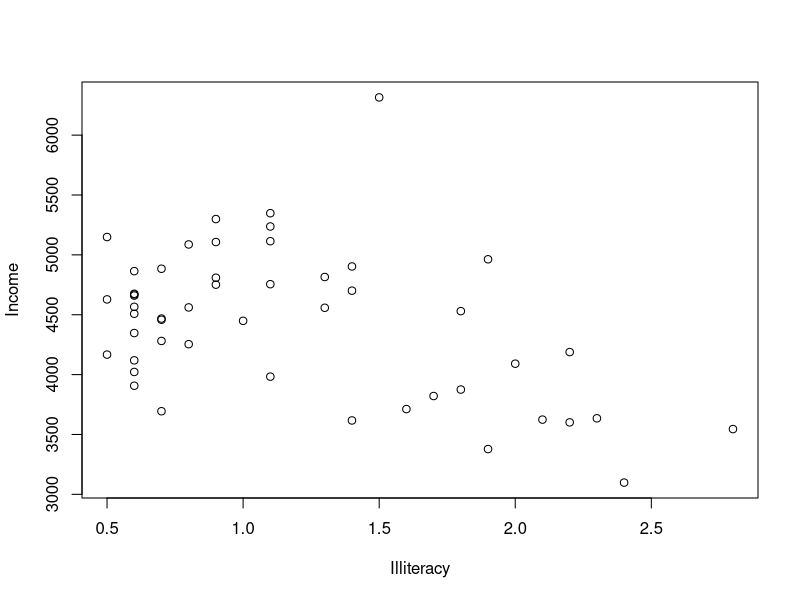
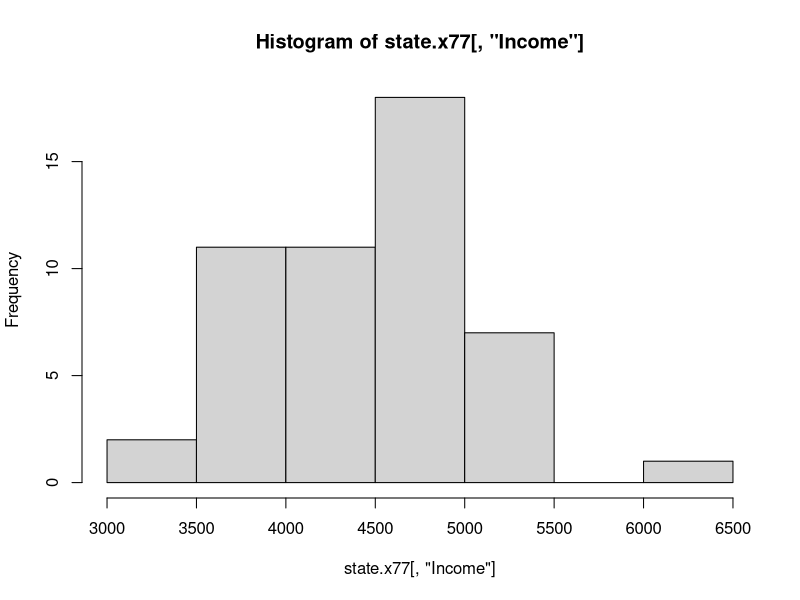

The R script that drew these images, in order: (Note: this script raises an error after producing the figures.)
## ---- chunk 1
49 * 48 * 47 * 46 * 45 * 44 / (6 * 5 * 4 * 3 * 2 * 1)
## ---- chunk 2
factorial(49) / (factorial(6) * factorial(49-6))
## ---- chunk 3
lottery <- factorial(49) / (factorial(6) * factorial(49-6))
## ---- chunk 4
lottery
## ---- chunk 5
1 / lottery
## ---- chunk 6
10 / lottery
## ---- chunk 7
(1 / lottery)^2
## ---- chunk 8
n <- c(1, 2, 3, 4, 5, 6, 7, 8, 9, 10)
## ---- chunk 9
n <- 1:10
## ---- chunk 10
n / lottery
## ---- chunk 11
n <- 30:40
## ---- chunk 12
n[1]
n[5:8]
## ---- chunk 13
length(n)
## ---- chunk 14
sum(n)
## ---- chunk 15
median(n)
## ---- chunk 16
rm(lottery)
## ---- chunk 17
head(state.x77)
## ---- chunk 18
tail(state.x77)
## ---- chunk 19
dim(state.x77)
## ---- chunk 20
Alaska_Life_Exp <- state.x77[2, 4]
ffrc <- state.x77[1:4, 1:4]
Population <- state.x77[ , 1]
## ---- chunk 21
cor(state.x77[, "Income"], state.x77[, "Illiteracy"])
## ---- chunk 22
plot(Income ~ Illiteracy, state.x77)
## ---- chunk 23
hist(state.x77[, "Income"])
## ---- chunk 24
phen <- read.csv("../data/example_data/phen.csv", stringsAsFactors=FALSE)
## ---- chunk 25
head(phen)
## ---- chunk 26
dim(phen)
## ---- chunk 27
class(phen)
## ---- chunk 28
class(state.x77)
## ---- chunk 29
class(phen$IID)
## ---- chunk 30
class(phen$BMI)
## ---- chunk 31
mean(phen$DBP)
mean(phen[,"DBP"])
mean(phen[,4])
mean(phen[["DBP"]])
mean(phen[[4]])
## ---- chunk 32
library(readstata13)
## ---- chunk 33
phen <- read.dta13("../data/example_data/phen.dta")
## ---- chunk 34
monty <- function()
{
    doors <- 1:3 # initialize the doors behind one of which is a good prize
    win <- 0 # to keep track of number of wins
 
    prize <- sample(1:3, 1) # randomize which door has the good prize
    guess <- sample(1:3, 1) # guess a door at random
 
    ## Reveal one of the doors you didn't pick which has a goat
    if(prize != guess) {
        reveal <- doors[-c(prize,guess)]
    } else {
        reveal <- sample(doors[-c(prize,guess)], 1)
    }

    ## Stay with your initial guess or switch
    switch_guess <- doors[-c(reveal,guess)]
    stay_guess <- guess        

    ## Did you win?
    win <- ifelse(switch_guess == prize, "switch", "stay")

    ## return results
    result <- data.frame(
        prize = prize,
        guess = guess,
        win = win,
        stringsAsFactors=FALSE
    )
    return(result)
}
## ---- chunk 35
set.seed(12345)
## ---- chunk 36
monty()
## ---- chunk 37
n_simulations <- 10
all_results <- list()
for(i in 1:n_simulations)
{
    message(i)
    all_results[[i]] <- monty()
}
all_results <- do.call(rbind, all_results)
## ---- chunk 38
table(all_results$win)
## ---- chunk 39
library(ggplot2)
## ---- chunk 40
# Label the simulations
all_results$simulation <- 1:n_simulations

# Get the cumulative sum of wins
all_results$cumulative <- NA

stay_index <- all_results$win == "stay"
all_results$cumulative[stay_index] <- 1:sum(stay_index)

switch_index <- all_results$win == "switch"
all_results$cumulative[switch_index] <- 1:sum(switch_index)

# Make the plot
ggplot(all_results, aes(x=simulation, y=cumulative)) +
geom_point(aes(colour=win)) +
geom_line(aes(colour=win)) +
labs(y="Cumulative sum of successes", x="Simulations number")
